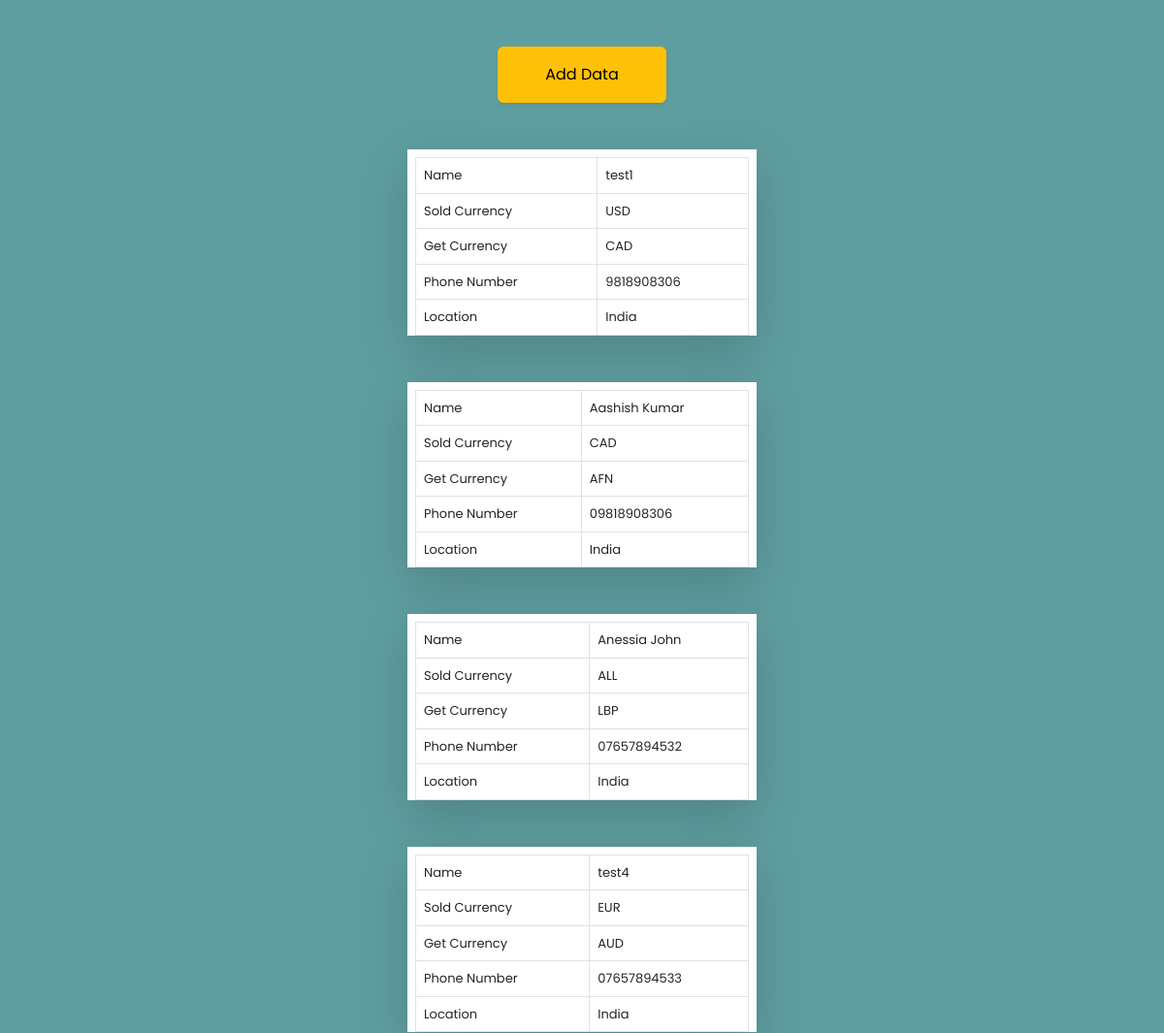
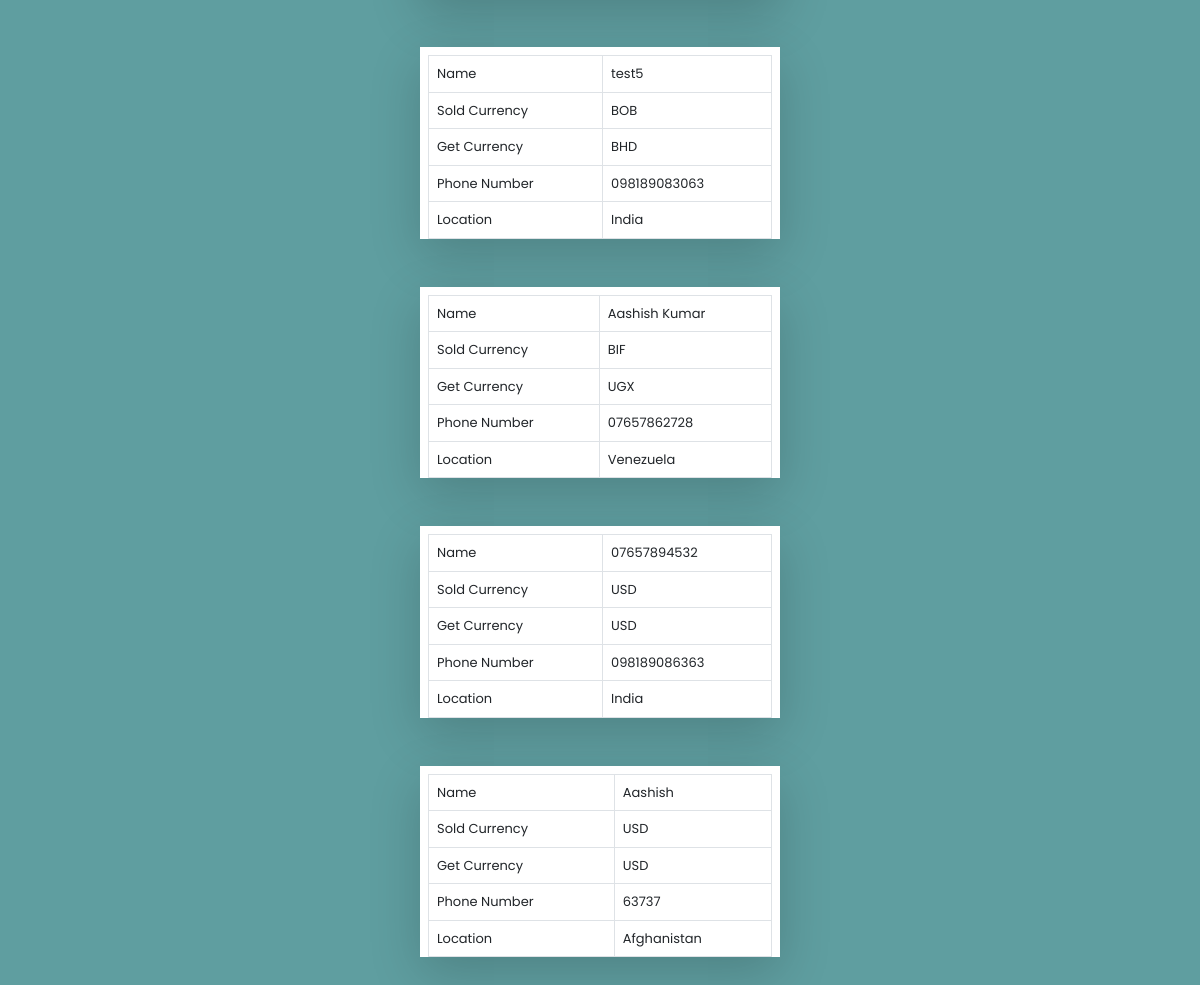
The page / on the database its author committed (2 pictures, top to bottom).
### testapp/models.py (models this page shows, shortened)
class TestModel(models.Model):
    name = models.CharField(verbose_name='Name', max_length=100, null=False, blank=False)
    sold_currency = models.CharField(verbose_name='Sold Currency', max_length=50, null=False, blank=False, choices=CURRENCY)
    get_currency = models.CharField(verbose_name='Get Currency', max_length=50, null=False, blank=False, choices=CURRENCY)
    phone_number = models.CharField(verbose_name='Phone number' ,max_length=17, validators=[phone_regex], null=False, blank=False)
    location = models.CharField(verbose_name='Location', max_length=100, choices=COUNTRY, null=False, blank=False)

### testapp/views.py (the view, shortened to what this page needs)
# urls.py: path('', views.index, name="index"),
def index(request):
    data = TestModel.objects.all()
    return render(request, 'index.html', {'data':data})

### testapp/templatetags/tags.py (called while the page is built)
@register.simple_tag
def currency_list():
    return CURRENCY_LIST

@register.simple_tag
def country_list():
    return COUNTRY_LIST

### templates/index.html (shortened to what this page needs)
{% load tags %}
<!DOCTYPE html>
<html lang="en">
<head>
    <link href="https://cdn.jsdelivr.net/npm/bootstrap@5.2.3/dist/css/bootstrap.min.css" rel="stylesheet">
</head>
<body>
    <div class="mb-5">
        <div class="text-center mt-5">
            <a data-bs-toggle="modal" data-bs-target="#exampleModal" class="btn btn-warning px-5 py-3 shadow-sm" style="font-size:medium;">Add Data</a>
        </div>
        {% for d in data %}
            <div class="mt-5 px-2 pt-2 pb-0 mx-auto shadow-lg" style="width: 30%;font-size: small;background-color: white;">
                <table class="table table-bordered">
                    <tr>
                        <td>Name</td>
                        <td>{{d.name}}</td>
                    </tr>
                    <tr>
                        <td>Sold Currency</td>
                        <td>{{d.sold_currency}}</td>
                    </tr>
                    <tr>
                        <td>Get Currency</td>
                        <td>{{d.get_currency}}</td>
                    </tr>
                    <tr>
                        <td>Phone Number</td>
                        <td>{{d.phone_number}}</td>
                    </tr>
                    <tr>
                        <td>Location</td>
                        <td>{{d.location}}</td>
                    </tr>
                </table>
            </div>
        {% endfor %}
    </div>
</body>
</html>

### templates/index.html (style rules this page uses)
body { background-color:cadetblue; font-family: 'Poppins', sans-serif; }

### rows shown on the page
TestModel: name "test1", sold_currency "USD", get_currency "CAD", phone_number "9818908306", location "India"
TestModel: name "Aashish Kumar", sold_currency "CAD", get_currency "AFN", phone_number "09818908306", location "India"
TestModel: name "Anessia John", sold_currency "ALL", get_currency "LBP", phone_number "07657894532", location "India"
TestModel: name "test4", sold_currency "EUR", get_currency "AUD", phone_number "07657894533", location "India"
TestModel: name "test5", sold_currency "BOB", get_currency "BHD", phone_number "098189083063", location "India"
TestModel: name "Aashish Kumar", sold_currency "BIF", get_currency "UGX", phone_number "07657862728", location "Venezuela"
TestModel: name "07657894532", sold_currency "USD", get_currency "USD", phone_number "098189086363", location "India"
TestModel: name "Aashish", sold_currency "USD", get_currency "USD", phone_number "63737", location "Afghanistan"
